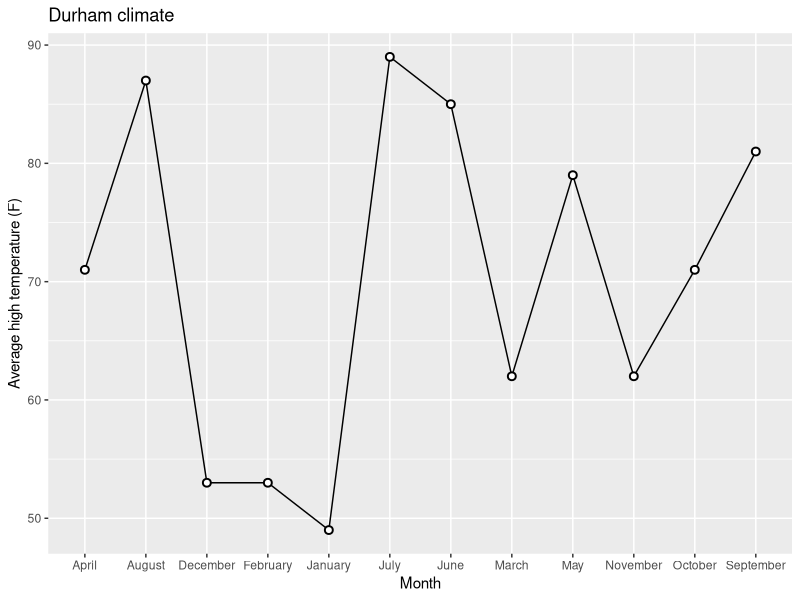

Write the R code that produced this figure.
## ---- chunk 1
#| label: load-packages
#| message: false
library(tidyverse)
## ---- chunk 2
#| label: load-data
#| message: false
durham_climate <- read_csv("data/durham-climate.csv")
## ---- chunk 3
#| label: view-data
durham_climate
## ---- chunk 4
#| label: avg-high-broken
#| fig-width: 8
#| fig-asp: 0.4
#| out-width: 100%
ggplot(
  durham_climate,
  aes(x = month, y = avg_high_f, group = 1)
) +
  geom_line() +
  geom_point(
    shape = "circle filled",
    size = 2,
    color = "black",
    fill = "white",
    stroke = 1
  ) +
  labs(
    x = "Month",
    y = "Average high temperature (F)",
    title = "Durham climate"
  )
## ---- chunk 5
#| label: avg-high-fixed
#| fig-width: 8
#| fig-asp: 0.4
#| out-width: 100%
# add code here
## ---- chunk 6
#| label: avg-high-seasons
#| fig-width: 8
#| fig-asp: 0.4
#| out-width: 100%
# add code here
## ---- chunk 7
#| label: avg-seasons
#| fig-width: 8
#| fig-asp: 0.4
#| out-width: 100%
# add code here
